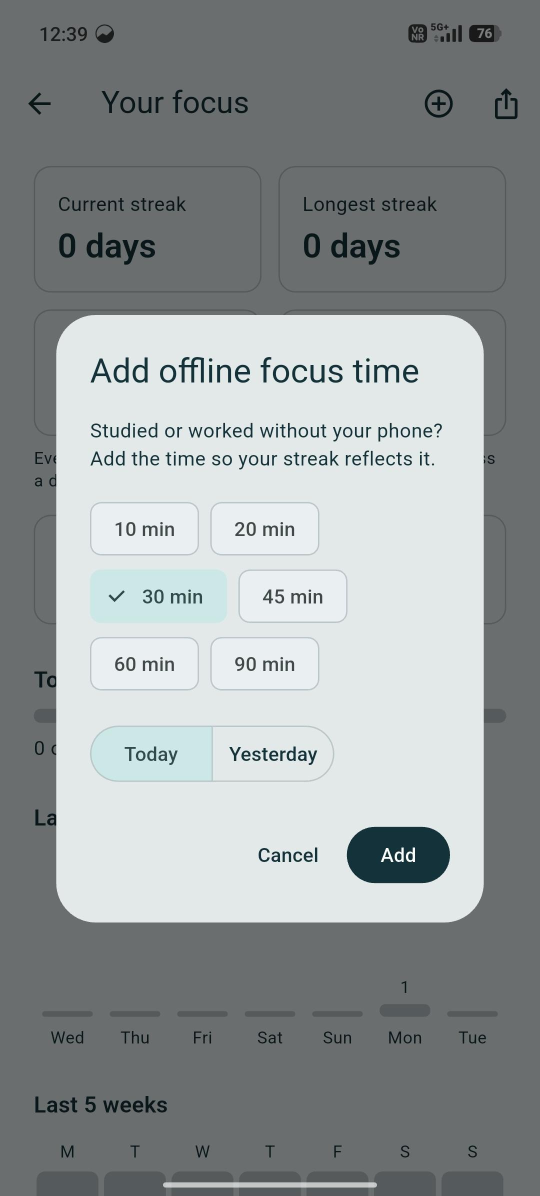
#> input picture store/raw/Media (10).jpg, 1080 x 2392 px (shown at 1/2 size); its folder holds only this picture in this run
$ python frame_screenshots.py
#> lines starting #> are read from the running program, lines starting #| are printed output that depends on the picture; after the words box and inside, x2 and y2 are one past the last pixel; in counts of white or black regions, pixels touching at a corner belong together
#!/usr/bin/env python3
"""Frames raw phone screenshots for the Play listing.

Reads store/raw/*.png|jpg (sorted by file name) and store/captions.txt (one
caption per line, same order). Writes 1080x1920 images to store/screens/.
Real phones are often taller than 2:1, which Play rejects, so each screenshot
is placed on a 9:16 canvas under a caption.
"""
import pathlib
import sys

try:
    from PIL import Image, ImageDraw, ImageFont
except ImportError:
    sys.exit("Pillow is missing. Run: pip install pillow")

ROOT = pathlib.Path(__file__).resolve().parent.parent
RAW = ROOT / "store" / "raw"
OUT = ROOT / "store" / "screens"
CAPTIONS = ROOT / "store" / "captions.txt"

W, H = 1080, 1920
BG = (20, 50, 58)        # deep water
TEXT = (234, 240, 241)   # mist
CAPTION_H = 330
MARGIN = 110

FONT_PATHS = [
    "/usr/share/fonts/truetype/dejavu/DejaVuSans-Bold.ttf",
    "/usr/share/fonts/truetype/liberation/LiberationSans-Bold.ttf",
    "/usr/share/fonts/truetype/noto/NotoSans-Bold.ttf",
]


def load_font(size):
#> called with size = 66
    for path in FONT_PATHS:
        if pathlib.Path(path).exists():
            return ImageFont.truetype(path, size)
    return ImageFont.load_default(size=size)


def wrap(draw, text, font, max_width):
    lines, line = [], ""
    for word in text.split():
        trial = f"{line} {word}".strip()
        if draw.textlength(trial, font=font) <= max_width:
            line = trial
        else:
            lines.append(line)
            line = word
    if line:
        lines.append(line)
    return lines


def rounded(img, radius):
    mask = Image.new("L", img.size, 0)
    ImageDraw.Draw(mask).rounded_rectangle([0, 0, *img.size], radius, fill=255)
    out = img.convert("RGBA")
    out.putalpha(mask)
    return out


def main():
    files = sorted(p for p in RAW.glob("*") if p.suffix.lower() in {".png", ".jpg", ".jpeg"})
    if not files:
        sys.exit(f"No screenshots found in {RAW}")
    captions = []
    if CAPTIONS.exists():
        captions = [c.strip() for c in CAPTIONS.read_text().splitlines() if c.strip()]
    OUT.mkdir(parents=True, exist_ok=True)

    font = load_font(66)
    for i, path in enumerate(files):
        shot = Image.open(path).convert("RGB")
#> shot is the input picture: PIL image 1080x2392 RGB; mean R, G, B 148.7, 154.4, 155.3
        box_w, box_h = W - 2 * MARGIN, H - CAPTION_H - 90
        scale = min(box_w / shot.width, box_h / shot.height)
#> scale = 0.627
        shot = shot.resize((int(shot.width * scale), int(shot.height * scale)), Image.LANCZOS)
#> shot: PIL image 677x1500 RGB
        shot = rounded(shot, 48)
#> in rounded, `mask = Image.new("L", img.size, 0)`: mask: PIL image 677x1500 L; every value is 0
#> in rounded, `ImageDraw.Draw(mask).rounded_rectangle([0, 0, *img.size], radius, fill..`:
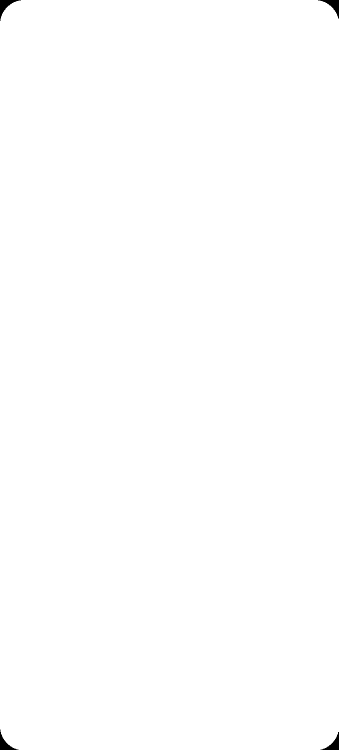
#> mask: PIL image 677x1500 L (shown at 1/2 size); 99.8% white; 4 black regions, box (x1, y1, x2, y2) and area: (0, 0, 42, 42) 508, (636, 0, 677, 37) 466, (0, 1459, 37, 1500) 466, (641, 1464, 677, 1500) 425
#> in rounded, `out.putalpha(mask)`:
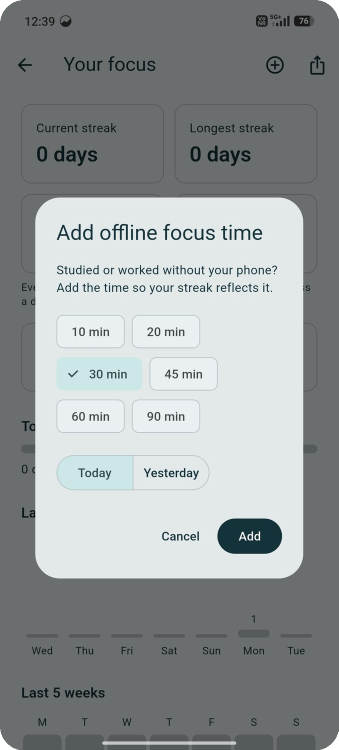
#> out: PIL image 677x1500 RGBA (shown at 1/2 size); mean R, G, B, A 148.7, 154.4, 155.3, 254.5; transparent parts drawn white

        canvas = Image.new("RGB", (W, H), BG)
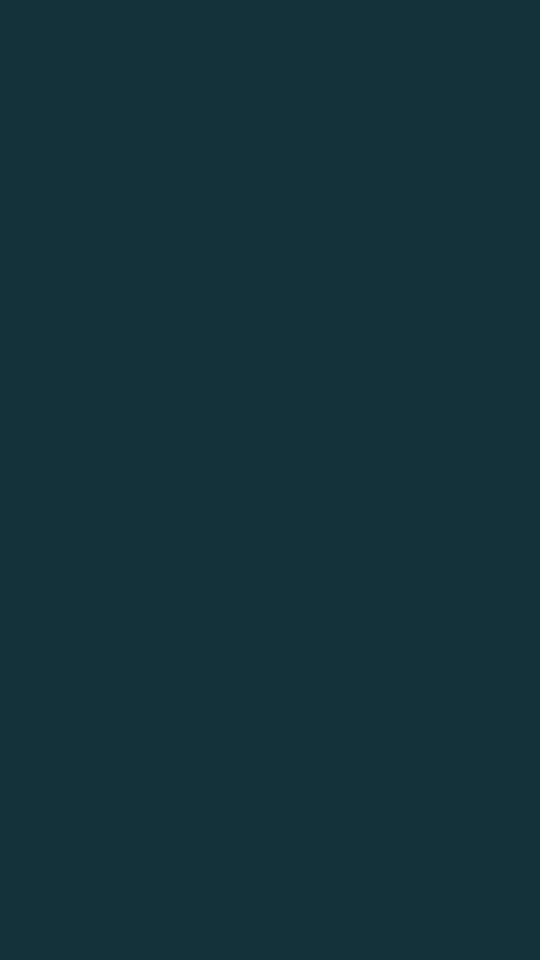
#> canvas: PIL image 1080x1920 RGB (shown at 1/2 size); mean R, G, B 20, 50, 58
        draw = ImageDraw.Draw(canvas)

        caption = captions[i] if i < len(captions) else path.stem
        lines = wrap(draw, caption, font, W - 2 * 90)
#> lines = ['Media (10)']
        line_h = font.size + 14
        y = (CAPTION_H - line_h * len(lines)) // 2 + 20
#> y = 145
        for line in lines:
            w = draw.textlength(line, font=font)
            draw.text(((W - w) / 2, y), line, font=font, fill=TEXT)
            y += line_h
#> this loop made 1 pass
#> (line, w, y) on pass 1: ('Media (10)', 400, 225)
#> after the loop, y = 225

        canvas.paste(shot, ((W - shot.width) // 2, CAPTION_H), shot)
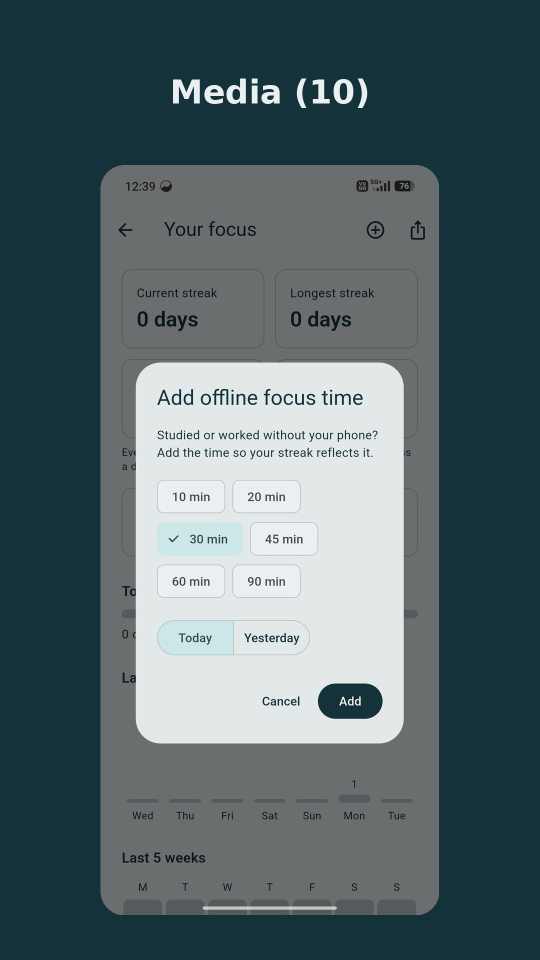
#> canvas: PIL image 1080x1920 RGB (shown at 1/2 size); mean R, G, B 83.9, 101.9, 106.4
        target = OUT / f"{i + 1:02d}.png"
        canvas.save(target)
        print("wrote", target.relative_to(ROOT))


if __name__ == "__main__":
    main()

$ run again, on store/raw/Media (14).jpg
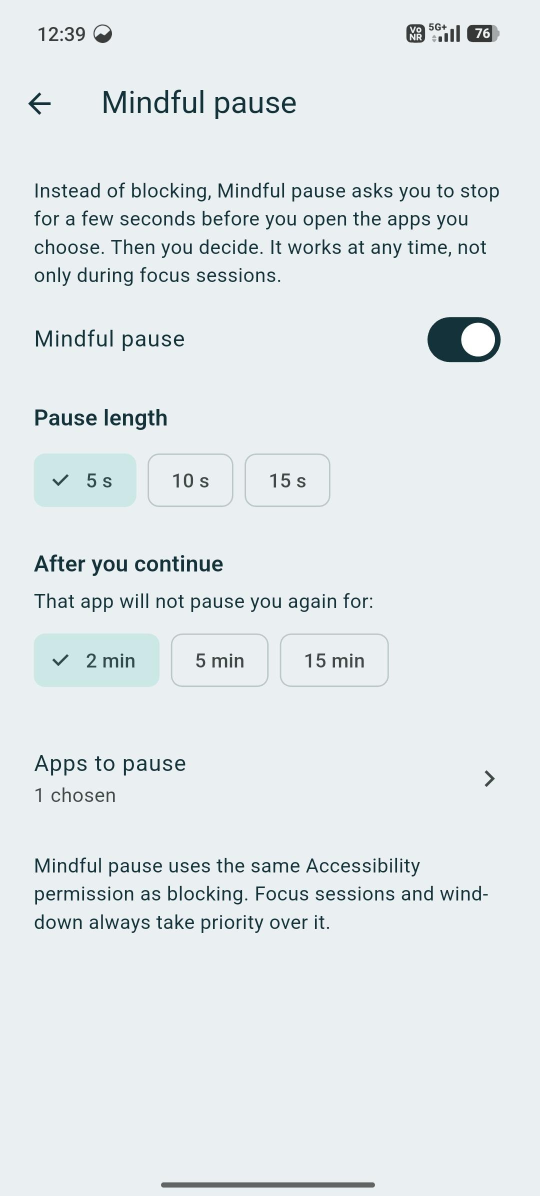
#> input picture store/raw/Media (14).jpg, 1080 x 2392 px (shown at 1/2 size)
#> in main, shot is the input picture: PIL image 1080x2392 RGB; mean R, G, B 226.5, 232.7, 235.6
#> in main, `shot = shot.resize((int(shot.width * scale), int(shot.height * scale))..`:
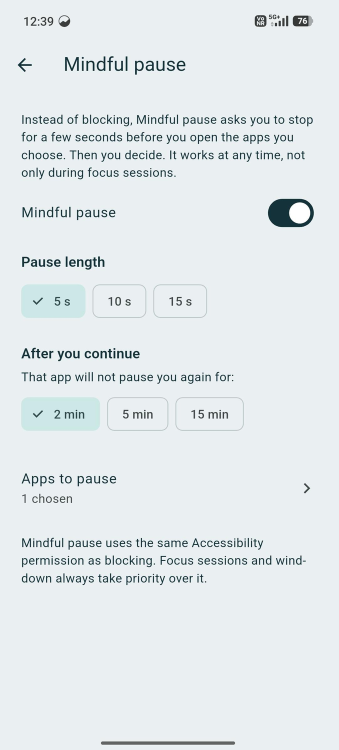
#> shot: PIL image 677x1500 RGB (shown at 1/2 size); mean R, G, B 226.5, 232.7, 235.6
#> lines = ['Media (14)']
#> in main, `y = (CAPTION_H - line_h * len(lines)) // 2 + 20`: y = 145
#> the loop in main, `for line in lines:` made 1 pass
#> (line, w, y) on pass 1: ('Media (14)', 400, 225)
#> after the loop in main, `for line in lines:`: y = 225
#> in main, `canvas.paste(shot, ((W - shot.width) // 2, CAPTION_H), shot)`:
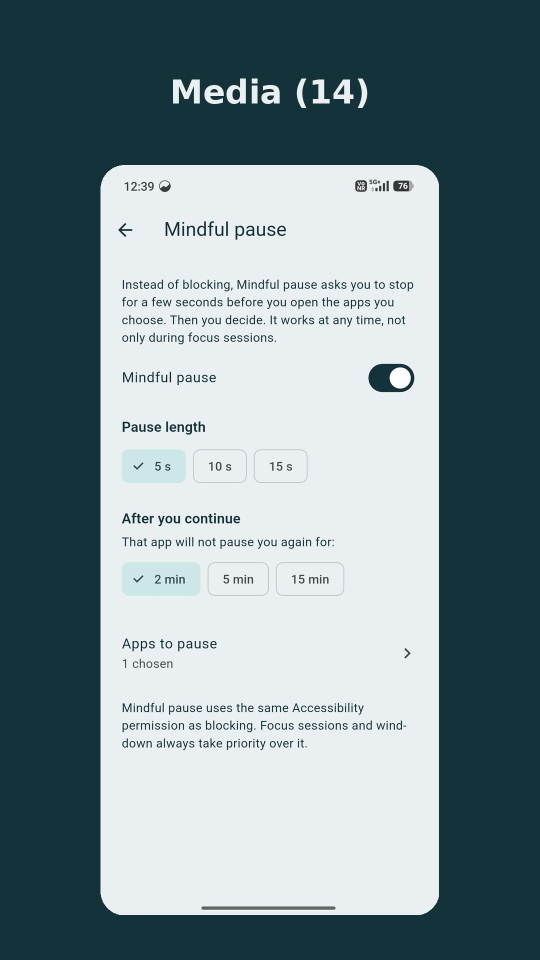
#> canvas: PIL image 1080x1920 RGB (shown at 1/2 size); mean R, G, B 121.8, 140.1, 145.6

$ run again, on store/raw/Media (16).jpg
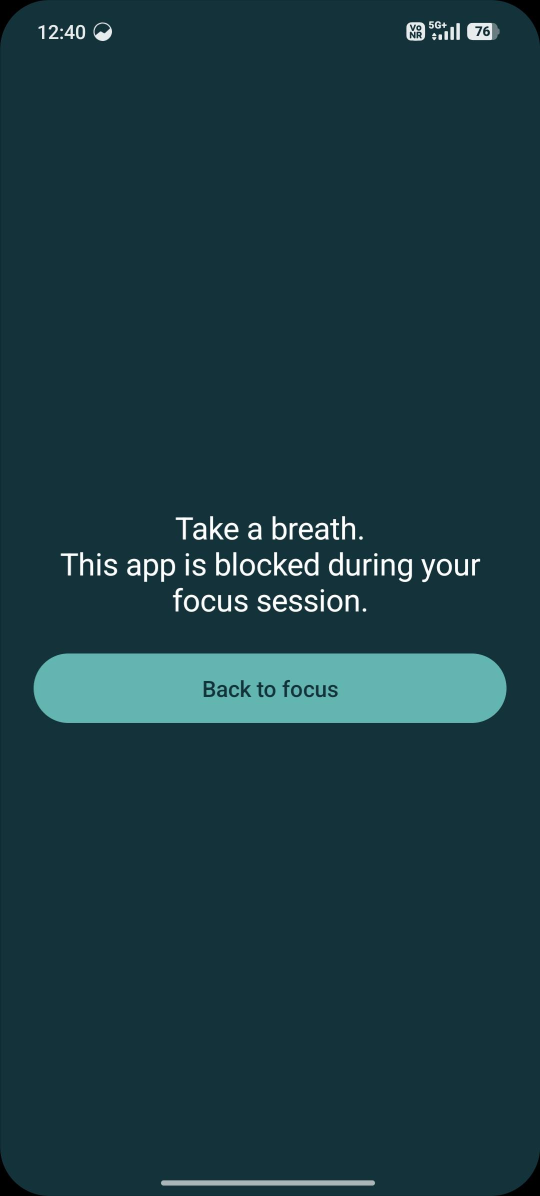
#> input picture store/raw/Media (16).jpg, 1080 x 2392 px (shown at 1/2 size)
#> in main, shot is the input picture: PIL image 1080x2392 RGB; mean R, G, B 26.3, 58.4, 65.7
#> shot: PIL image 677x1500 RGB
#> lines = ['Media (16)']
#> in main, `y = (CAPTION_H - line_h * len(lines)) // 2 + 20`: y = 145
#> the loop in main, `for line in lines:` made 1 pass
#> (line, w, y) on pass 1: ('Media (16)', 400, 225)
#> after the loop in main, `for line in lines:`: y = 225
#> in main, `canvas.paste(shot, ((W - shot.width) // 2, CAPTION_H), shot)`:
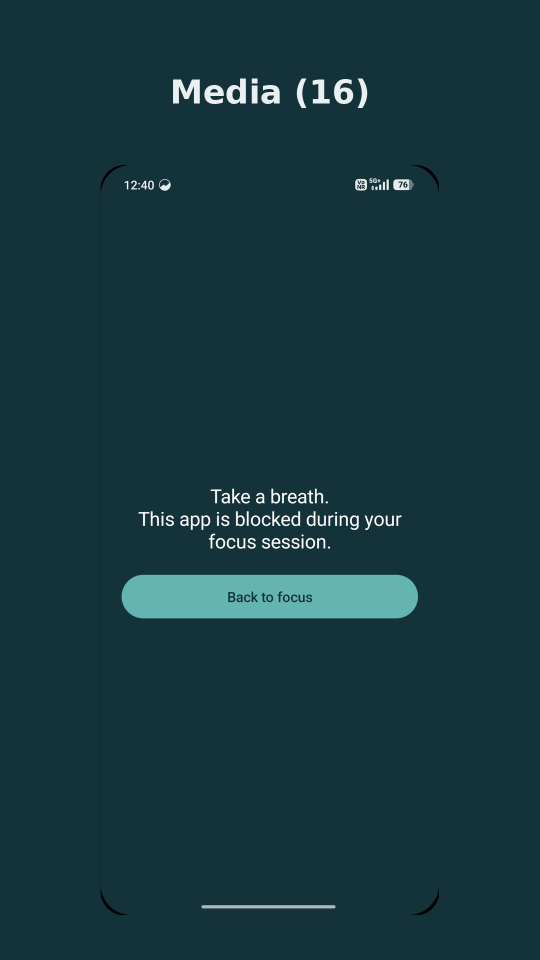
#> canvas: PIL image 1080x1920 RGB (shown at 1/2 size); mean R, G, B 24, 54.9, 62.6

$ run again, on store/raw/Media (11).jpg
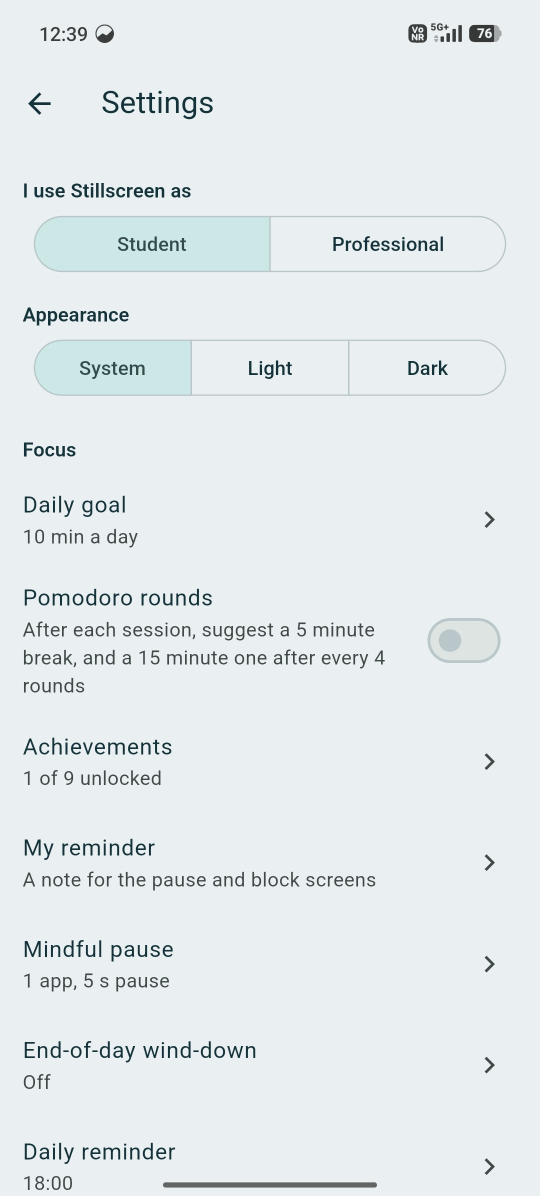
#> input picture store/raw/Media (11).jpg, 1080 x 2392 px (shown at 1/2 size)
#> in main, shot is the input picture: PIL image 1080x2392 RGB; mean R, G, B 227.6, 233.7, 236.6
#> shot: PIL image 677x1500 RGB
#> lines = ['Media (11)']
#> in main, `y = (CAPTION_H - line_h * len(lines)) // 2 + 20`: y = 145
#> the loop in main, `for line in lines:` made 1 pass
#> (line, w, y) on pass 1: ('Media (11)', 400, 225)
#> after the loop in main, `for line in lines:`: y = 225
#> in main, `canvas.paste(shot, ((W - shot.width) // 2, CAPTION_H), shot)`:
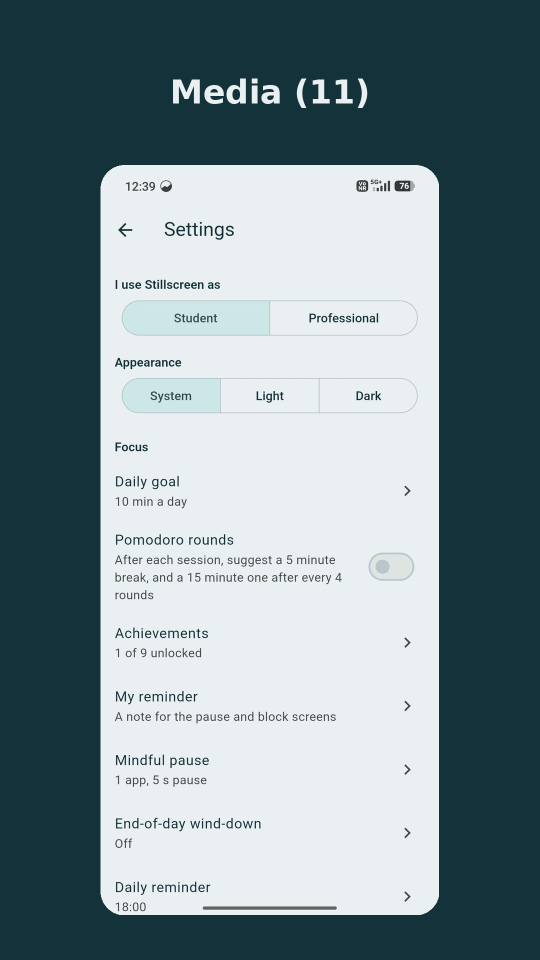
#> canvas: PIL image 1080x1920 RGB (shown at 1/2 size); mean R, G, B 122.4, 140.6, 146
